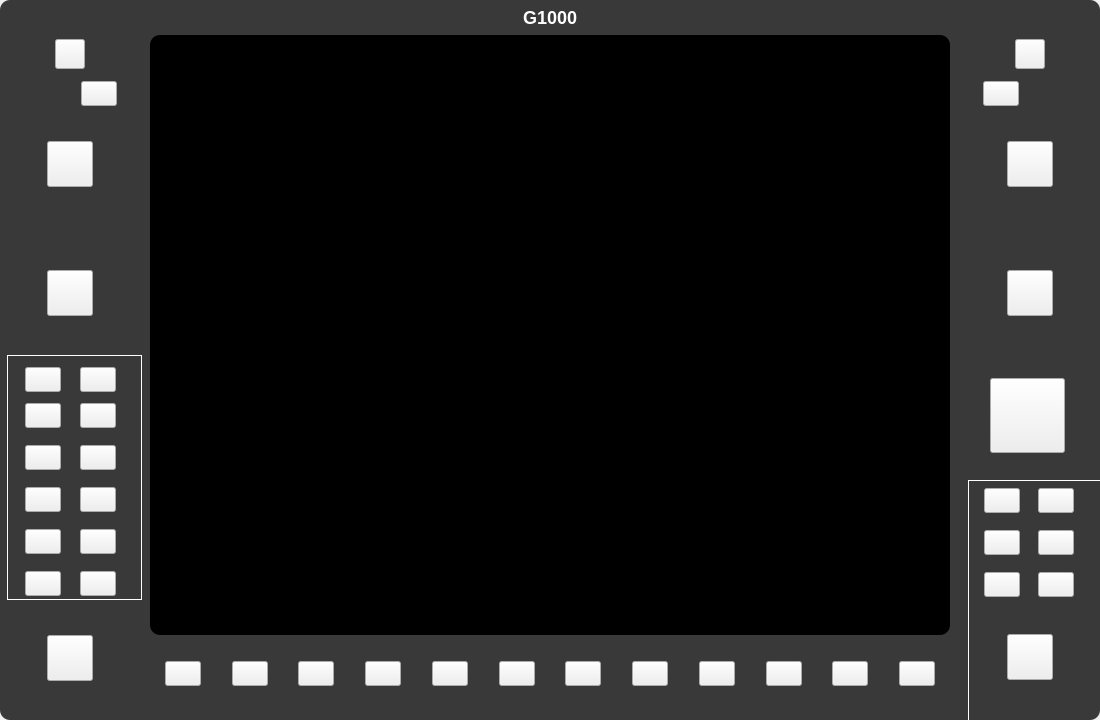
<?xml version="1.0" encoding="UTF-8"?>
<ui version="4.0">
 <class>WidgetGDU</class>
 <widget class="QWidget" name="WidgetGDU">
  <property name="geometry">
   <rect>
    <x>0</x>
    <y>0</y>
    <width>1100</width>
    <height>720</height>
   </rect>
  </property>
  <property name="windowTitle">
   <string>Form</string>
  </property>
  <property name="styleSheet">
   <string notr="true"/>
  </property>
  <property name="locale">
   <locale language="English" country="UnitedStates"/>
  </property>
  <layout class="QGridLayout" name="gridLayout">
   <property name="leftMargin">
    <number>0</number>
   </property>
   <property name="topMargin">
    <number>0</number>
   </property>
   <property name="rightMargin">
    <number>0</number>
   </property>
   <property name="bottomMargin">
    <number>0</number>
   </property>
   <item row="0" column="0">
    <widget class="QFrame" name="frame">
     <property name="styleSheet">
      <string notr="true">#frame
{
	background-color: #393939;
	border-image:url(:/gui/images/g1000/background.png);
	border-radius: 10px;
}</string>
     </property>
     <property name="frameShape">
      <enum>QFrame::StyledPanel</enum>
     </property>
     <property name="frameShadow">
      <enum>QFrame::Raised</enum>
     </property>
     <widget class="WidgetCGI" name="widgetCGI" native="true">
      <property name="geometry">
       <rect>
        <x>150</x>
        <y>35</y>
        <width>800</width>
        <height>600</height>
       </rect>
      </property>
      <property name="minimumSize">
       <size>
        <width>800</width>
        <height>600</height>
       </size>
      </property>
      <property name="maximumSize">
       <size>
        <width>800</width>
        <height>600</height>
       </size>
      </property>
      <property name="styleSheet">
       <string notr="true">#widgetCGI
{
	background-color: #000;
	border-radius: 10px;
}</string>
      </property>
     </widget>
     <widget class="QWidget" name="widgetBottom" native="true">
      <property name="geometry">
       <rect>
        <x>150</x>
        <y>635</y>
        <width>800</width>
        <height>85</height>
       </rect>
      </property>
      <property name="minimumSize">
       <size>
        <width>800</width>
        <height>0</height>
       </size>
      </property>
      <property name="maximumSize">
       <size>
        <width>800</width>
        <height>16777215</height>
       </size>
      </property>
      <property name="styleSheet">
       <string notr="true">QPushButton
{
	border-image:url(:/gui/images/g1000/btn_soft.png);
}

QPushButton:pressed
{
	border-image:url(:/gui/images/g1000/dn_btn_soft.png);
}

QLabel
{
	border-image:url(:/gui/images/g1000/line.png);
}</string>
      </property>
      <widget class="QPushButton" name="button_11">
       <property name="geometry">
        <rect>
         <x>682</x>
         <y>26</y>
         <width>36</width>
         <height>25</height>
        </rect>
       </property>
       <property name="minimumSize">
        <size>
         <width>36</width>
         <height>25</height>
        </size>
       </property>
       <property name="maximumSize">
        <size>
         <width>36</width>
         <height>25</height>
        </size>
       </property>
       <property name="styleSheet">
        <string notr="true"/>
       </property>
       <property name="text">
        <string/>
       </property>
      </widget>
      <widget class="QLabel" name="label_button_line_01">
       <property name="geometry">
        <rect>
         <x>15</x>
         <y>6</y>
         <width>36</width>
         <height>20</height>
        </rect>
       </property>
       <property name="minimumSize">
        <size>
         <width>36</width>
         <height>20</height>
        </size>
       </property>
       <property name="maximumSize">
        <size>
         <width>36</width>
         <height>20</height>
        </size>
       </property>
       <property name="text">
        <string/>
       </property>
      </widget>
      <widget class="QPushButton" name="button_10">
       <property name="geometry">
        <rect>
         <x>616</x>
         <y>26</y>
         <width>36</width>
         <height>25</height>
        </rect>
       </property>
       <property name="minimumSize">
        <size>
         <width>36</width>
         <height>25</height>
        </size>
       </property>
       <property name="maximumSize">
        <size>
         <width>36</width>
         <height>25</height>
        </size>
       </property>
       <property name="styleSheet">
        <string notr="true"/>
       </property>
       <property name="text">
        <string/>
       </property>
      </widget>
      <widget class="QPushButton" name="button_09">
       <property name="geometry">
        <rect>
         <x>549</x>
         <y>26</y>
         <width>36</width>
         <height>25</height>
        </rect>
       </property>
       <property name="minimumSize">
        <size>
         <width>36</width>
         <height>25</height>
        </size>
       </property>
       <property name="maximumSize">
        <size>
         <width>36</width>
         <height>25</height>
        </size>
       </property>
       <property name="styleSheet">
        <string notr="true"/>
       </property>
       <property name="text">
        <string/>
       </property>
      </widget>
      <widget class="QLabel" name="label_button_line_08">
       <property name="geometry">
        <rect>
         <x>482</x>
         <y>6</y>
         <width>36</width>
         <height>20</height>
        </rect>
       </property>
       <property name="minimumSize">
        <size>
         <width>36</width>
         <height>20</height>
        </size>
       </property>
       <property name="maximumSize">
        <size>
         <width>36</width>
         <height>20</height>
        </size>
       </property>
       <property name="text">
        <string/>
       </property>
      </widget>
      <widget class="QPushButton" name="button_02">
       <property name="geometry">
        <rect>
         <x>82</x>
         <y>26</y>
         <width>36</width>
         <height>25</height>
        </rect>
       </property>
       <property name="minimumSize">
        <size>
         <width>36</width>
         <height>25</height>
        </size>
       </property>
       <property name="maximumSize">
        <size>
         <width>36</width>
         <height>25</height>
        </size>
       </property>
       <property name="styleSheet">
        <string notr="true"/>
       </property>
       <property name="text">
        <string/>
       </property>
      </widget>
      <widget class="QPushButton" name="button_08">
       <property name="geometry">
        <rect>
         <x>482</x>
         <y>26</y>
         <width>36</width>
         <height>25</height>
        </rect>
       </property>
       <property name="minimumSize">
        <size>
         <width>36</width>
         <height>25</height>
        </size>
       </property>
       <property name="maximumSize">
        <size>
         <width>36</width>
         <height>25</height>
        </size>
       </property>
       <property name="styleSheet">
        <string notr="true"/>
       </property>
       <property name="text">
        <string/>
       </property>
      </widget>
      <widget class="QPushButton" name="button_04">
       <property name="geometry">
        <rect>
         <x>215</x>
         <y>26</y>
         <width>36</width>
         <height>25</height>
        </rect>
       </property>
       <property name="minimumSize">
        <size>
         <width>36</width>
         <height>25</height>
        </size>
       </property>
       <property name="maximumSize">
        <size>
         <width>36</width>
         <height>25</height>
        </size>
       </property>
       <property name="styleSheet">
        <string notr="true"/>
       </property>
       <property name="text">
        <string/>
       </property>
      </widget>
      <widget class="QPushButton" name="button_06">
       <property name="geometry">
        <rect>
         <x>349</x>
         <y>26</y>
         <width>36</width>
         <height>25</height>
        </rect>
       </property>
       <property name="minimumSize">
        <size>
         <width>36</width>
         <height>25</height>
        </size>
       </property>
       <property name="maximumSize">
        <size>
         <width>36</width>
         <height>25</height>
        </size>
       </property>
       <property name="styleSheet">
        <string notr="true"/>
       </property>
       <property name="text">
        <string/>
       </property>
      </widget>
      <widget class="QLabel" name="label_button_line_02">
       <property name="geometry">
        <rect>
         <x>82</x>
         <y>6</y>
         <width>36</width>
         <height>20</height>
        </rect>
       </property>
       <property name="minimumSize">
        <size>
         <width>36</width>
         <height>20</height>
        </size>
       </property>
       <property name="maximumSize">
        <size>
         <width>36</width>
         <height>20</height>
        </size>
       </property>
       <property name="text">
        <string/>
       </property>
      </widget>
      <widget class="QLabel" name="label_button_line_04">
       <property name="geometry">
        <rect>
         <x>215</x>
         <y>6</y>
         <width>36</width>
         <height>20</height>
        </rect>
       </property>
       <property name="minimumSize">
        <size>
         <width>36</width>
         <height>20</height>
        </size>
       </property>
       <property name="maximumSize">
        <size>
         <width>36</width>
         <height>20</height>
        </size>
       </property>
       <property name="text">
        <string/>
       </property>
      </widget>
      <widget class="QLabel" name="label_button_line_10">
       <property name="geometry">
        <rect>
         <x>616</x>
         <y>6</y>
         <width>36</width>
         <height>20</height>
        </rect>
       </property>
       <property name="minimumSize">
        <size>
         <width>36</width>
         <height>20</height>
        </size>
       </property>
       <property name="maximumSize">
        <size>
         <width>36</width>
         <height>20</height>
        </size>
       </property>
       <property name="text">
        <string/>
       </property>
      </widget>
      <widget class="QLabel" name="label_button_line_05">
       <property name="geometry">
        <rect>
         <x>282</x>
         <y>6</y>
         <width>36</width>
         <height>20</height>
        </rect>
       </property>
       <property name="minimumSize">
        <size>
         <width>36</width>
         <height>20</height>
        </size>
       </property>
       <property name="maximumSize">
        <size>
         <width>36</width>
         <height>20</height>
        </size>
       </property>
       <property name="text">
        <string/>
       </property>
      </widget>
      <widget class="QLabel" name="label_button_line_09">
       <property name="geometry">
        <rect>
         <x>549</x>
         <y>6</y>
         <width>36</width>
         <height>20</height>
        </rect>
       </property>
       <property name="minimumSize">
        <size>
         <width>36</width>
         <height>20</height>
        </size>
       </property>
       <property name="maximumSize">
        <size>
         <width>36</width>
         <height>20</height>
        </size>
       </property>
       <property name="text">
        <string/>
       </property>
      </widget>
      <widget class="QPushButton" name="button_03">
       <property name="geometry">
        <rect>
         <x>148</x>
         <y>26</y>
         <width>36</width>
         <height>25</height>
        </rect>
       </property>
       <property name="minimumSize">
        <size>
         <width>36</width>
         <height>25</height>
        </size>
       </property>
       <property name="maximumSize">
        <size>
         <width>36</width>
         <height>25</height>
        </size>
       </property>
       <property name="styleSheet">
        <string notr="true"/>
       </property>
       <property name="text">
        <string/>
       </property>
      </widget>
      <widget class="QPushButton" name="button_07">
       <property name="geometry">
        <rect>
         <x>415</x>
         <y>26</y>
         <width>36</width>
         <height>25</height>
        </rect>
       </property>
       <property name="minimumSize">
        <size>
         <width>36</width>
         <height>25</height>
        </size>
       </property>
       <property name="maximumSize">
        <size>
         <width>36</width>
         <height>25</height>
        </size>
       </property>
       <property name="styleSheet">
        <string notr="true"/>
       </property>
       <property name="text">
        <string/>
       </property>
      </widget>
      <widget class="QLabel" name="label_button_line_03">
       <property name="geometry">
        <rect>
         <x>148</x>
         <y>6</y>
         <width>36</width>
         <height>20</height>
        </rect>
       </property>
       <property name="minimumSize">
        <size>
         <width>36</width>
         <height>20</height>
        </size>
       </property>
       <property name="maximumSize">
        <size>
         <width>36</width>
         <height>20</height>
        </size>
       </property>
       <property name="text">
        <string/>
       </property>
      </widget>
      <widget class="QPushButton" name="button_01">
       <property name="geometry">
        <rect>
         <x>15</x>
         <y>26</y>
         <width>36</width>
         <height>25</height>
        </rect>
       </property>
       <property name="minimumSize">
        <size>
         <width>36</width>
         <height>25</height>
        </size>
       </property>
       <property name="maximumSize">
        <size>
         <width>36</width>
         <height>25</height>
        </size>
       </property>
       <property name="styleSheet">
        <string notr="true"/>
       </property>
       <property name="text">
        <string/>
       </property>
      </widget>
      <widget class="QLabel" name="label_button_line_11">
       <property name="geometry">
        <rect>
         <x>682</x>
         <y>6</y>
         <width>36</width>
         <height>20</height>
        </rect>
       </property>
       <property name="minimumSize">
        <size>
         <width>36</width>
         <height>20</height>
        </size>
       </property>
       <property name="maximumSize">
        <size>
         <width>36</width>
         <height>20</height>
        </size>
       </property>
       <property name="text">
        <string/>
       </property>
      </widget>
      <widget class="QLabel" name="label_button_line_07">
       <property name="geometry">
        <rect>
         <x>415</x>
         <y>6</y>
         <width>36</width>
         <height>20</height>
        </rect>
       </property>
       <property name="minimumSize">
        <size>
         <width>36</width>
         <height>20</height>
        </size>
       </property>
       <property name="maximumSize">
        <size>
         <width>36</width>
         <height>20</height>
        </size>
       </property>
       <property name="text">
        <string/>
       </property>
      </widget>
      <widget class="QLabel" name="label_button_line_06">
       <property name="geometry">
        <rect>
         <x>349</x>
         <y>6</y>
         <width>36</width>
         <height>20</height>
        </rect>
       </property>
       <property name="minimumSize">
        <size>
         <width>36</width>
         <height>20</height>
        </size>
       </property>
       <property name="maximumSize">
        <size>
         <width>36</width>
         <height>20</height>
        </size>
       </property>
       <property name="text">
        <string/>
       </property>
      </widget>
      <widget class="QPushButton" name="button_05">
       <property name="geometry">
        <rect>
         <x>282</x>
         <y>26</y>
         <width>36</width>
         <height>25</height>
        </rect>
       </property>
       <property name="minimumSize">
        <size>
         <width>36</width>
         <height>25</height>
        </size>
       </property>
       <property name="maximumSize">
        <size>
         <width>36</width>
         <height>25</height>
        </size>
       </property>
       <property name="styleSheet">
        <string notr="true"/>
       </property>
       <property name="text">
        <string/>
       </property>
      </widget>
      <widget class="QPushButton" name="button_12">
       <property name="geometry">
        <rect>
         <x>749</x>
         <y>26</y>
         <width>36</width>
         <height>25</height>
        </rect>
       </property>
       <property name="minimumSize">
        <size>
         <width>36</width>
         <height>25</height>
        </size>
       </property>
       <property name="maximumSize">
        <size>
         <width>36</width>
         <height>25</height>
        </size>
       </property>
       <property name="styleSheet">
        <string notr="true"/>
       </property>
       <property name="text">
        <string/>
       </property>
      </widget>
      <widget class="QLabel" name="label_button_line_12">
       <property name="geometry">
        <rect>
         <x>749</x>
         <y>6</y>
         <width>36</width>
         <height>20</height>
        </rect>
       </property>
       <property name="minimumSize">
        <size>
         <width>36</width>
         <height>20</height>
        </size>
       </property>
       <property name="maximumSize">
        <size>
         <width>36</width>
         <height>20</height>
        </size>
       </property>
       <property name="text">
        <string/>
       </property>
      </widget>
     </widget>
     <widget class="QWidget" name="widgetRight" native="true">
      <property name="geometry">
       <rect>
        <x>950</x>
        <y>0</y>
        <width>150</width>
        <height>720</height>
       </rect>
      </property>
      <property name="styleSheet">
       <string notr="true"/>
      </property>
      <widget class="QFrame" name="frameFMS">
       <property name="geometry">
        <rect>
         <x>18</x>
         <y>480</y>
         <width>132</width>
         <height>240</height>
        </rect>
       </property>
       <property name="styleSheet">
        <string notr="true">#frameFMS
{
	border-top: 1px solid #fff; 
	border-left: 1px solid #fff; 
}
</string>
       </property>
       <property name="frameShape">
        <enum>QFrame::Box</enum>
       </property>
       <property name="frameShadow">
        <enum>QFrame::Raised</enum>
       </property>
       <widget class="QPushButton" name="buttonKnob_FMS">
        <property name="geometry">
         <rect>
          <x>39</x>
          <y>154</y>
          <width>46</width>
          <height>46</height>
         </rect>
        </property>
        <property name="minimumSize">
         <size>
          <width>46</width>
          <height>46</height>
         </size>
        </property>
        <property name="maximumSize">
         <size>
          <width>46</width>
          <height>46</height>
         </size>
        </property>
        <property name="styleSheet">
         <string notr="true">QPushButton
{
	border-image:url(:/gui/images/g1000/knob_dual.png);
}</string>
        </property>
        <property name="text">
         <string/>
        </property>
       </widget>
       <widget class="QPushButton" name="button_DEST">
        <property name="geometry">
         <rect>
          <x>16</x>
          <y>8</y>
          <width>36</width>
          <height>25</height>
         </rect>
        </property>
        <property name="minimumSize">
         <size>
          <width>36</width>
          <height>25</height>
         </size>
        </property>
        <property name="maximumSize">
         <size>
          <width>36</width>
          <height>25</height>
         </size>
        </property>
        <property name="styleSheet">
         <string notr="true">QPushButton
{
	border-image:url(:/gui/images/g1000/btn_dest.png);
}

QPushButton:pressed
{
	border-image:url(:/gui/images/g1000/dn_btn_dest.png);
}</string>
        </property>
        <property name="text">
         <string/>
        </property>
       </widget>
       <widget class="QPushButton" name="button_MENU">
        <property name="geometry">
         <rect>
          <x>70</x>
          <y>8</y>
          <width>36</width>
          <height>25</height>
         </rect>
        </property>
        <property name="minimumSize">
         <size>
          <width>36</width>
          <height>25</height>
         </size>
        </property>
        <property name="maximumSize">
         <size>
          <width>36</width>
          <height>25</height>
         </size>
        </property>
        <property name="styleSheet">
         <string notr="true">QPushButton
{
	border-image:url(:/gui/images/g1000/btn_menu.png);
}

QPushButton:pressed
{
	border-image:url(:/gui/images/g1000/dn_btn_menu.png);
}</string>
        </property>
        <property name="text">
         <string/>
        </property>
       </widget>
       <widget class="QPushButton" name="button_FPL">
        <property name="geometry">
         <rect>
          <x>16</x>
          <y>50</y>
          <width>36</width>
          <height>25</height>
         </rect>
        </property>
        <property name="minimumSize">
         <size>
          <width>36</width>
          <height>25</height>
         </size>
        </property>
        <property name="maximumSize">
         <size>
          <width>36</width>
          <height>25</height>
         </size>
        </property>
        <property name="styleSheet">
         <string notr="true">QPushButton
{
	border-image:url(:/gui/images/g1000/btn_fpl.png);
}

QPushButton:pressed
{
	border-image:url(:/gui/images/g1000/dn_btn_fpl.png);
}</string>
        </property>
        <property name="text">
         <string/>
        </property>
       </widget>
       <widget class="QPushButton" name="button_CLR">
        <property name="geometry">
         <rect>
          <x>16</x>
          <y>92</y>
          <width>36</width>
          <height>25</height>
         </rect>
        </property>
        <property name="minimumSize">
         <size>
          <width>36</width>
          <height>25</height>
         </size>
        </property>
        <property name="maximumSize">
         <size>
          <width>36</width>
          <height>25</height>
         </size>
        </property>
        <property name="styleSheet">
         <string notr="true">QPushButton
{
	border-image:url(:/gui/images/g1000/btn_clr.png);
}

QPushButton:pressed
{
	border-image:url(:/gui/images/g1000/dn_btn_clr.png);
}</string>
        </property>
        <property name="text">
         <string/>
        </property>
       </widget>
       <widget class="QPushButton" name="button_PROC">
        <property name="geometry">
         <rect>
          <x>70</x>
          <y>50</y>
          <width>36</width>
          <height>25</height>
         </rect>
        </property>
        <property name="minimumSize">
         <size>
          <width>36</width>
          <height>25</height>
         </size>
        </property>
        <property name="maximumSize">
         <size>
          <width>36</width>
          <height>25</height>
         </size>
        </property>
        <property name="styleSheet">
         <string notr="true">QPushButton
{
	border-image:url(:/gui/images/g1000/btn_proc.png);
}

QPushButton:pressed
{
	border-image:url(:/gui/images/g1000/dn_btn_proc.png);
}</string>
        </property>
        <property name="text">
         <string/>
        </property>
       </widget>
       <widget class="QPushButton" name="button_ENT">
        <property name="geometry">
         <rect>
          <x>70</x>
          <y>92</y>
          <width>36</width>
          <height>25</height>
         </rect>
        </property>
        <property name="minimumSize">
         <size>
          <width>36</width>
          <height>25</height>
         </size>
        </property>
        <property name="maximumSize">
         <size>
          <width>36</width>
          <height>25</height>
         </size>
        </property>
        <property name="styleSheet">
         <string notr="true">QPushButton
{
	border-image:url(:/gui/images/g1000/btn_ent.png);
}

QPushButton:pressed
{
	border-image:url(:/gui/images/g1000/dn_btn_ent.png);
}</string>
        </property>
        <property name="text">
         <string/>
        </property>
       </widget>
      </widget>
      <widget class="QPushButton" name="buttonKnob_RANGE">
       <property name="geometry">
        <rect>
         <x>40</x>
         <y>378</y>
         <width>75</width>
         <height>75</height>
        </rect>
       </property>
       <property name="minimumSize">
        <size>
         <width>75</width>
         <height>75</height>
        </size>
       </property>
       <property name="maximumSize">
        <size>
         <width>75</width>
         <height>75</height>
        </size>
       </property>
       <property name="styleSheet">
        <string notr="true">QPushButton
{
	border-image:url(:/gui/images/g1000/knob_pan.png);
}</string>
       </property>
       <property name="text">
        <string/>
       </property>
      </widget>
      <widget class="QPushButton" name="buttonKnob_CRS">
       <property name="geometry">
        <rect>
         <x>57</x>
         <y>270</y>
         <width>46</width>
         <height>46</height>
        </rect>
       </property>
       <property name="minimumSize">
        <size>
         <width>46</width>
         <height>46</height>
        </size>
       </property>
       <property name="maximumSize">
        <size>
         <width>46</width>
         <height>46</height>
        </size>
       </property>
       <property name="styleSheet">
        <string notr="true">QPushButton
{
	border-image:url(:/gui/images/g1000/knob_crs.png);
}</string>
       </property>
       <property name="text">
        <string/>
       </property>
      </widget>
      <widget class="QPushButton" name="buttonKnob_COM_ID">
       <property name="geometry">
        <rect>
         <x>65</x>
         <y>39</y>
         <width>30</width>
         <height>30</height>
        </rect>
       </property>
       <property name="minimumSize">
        <size>
         <width>30</width>
         <height>30</height>
        </size>
       </property>
       <property name="maximumSize">
        <size>
         <width>30</width>
         <height>30</height>
        </size>
       </property>
       <property name="styleSheet">
        <string notr="true">QPushButton
{
	border-image:url(:/gui/images/g1000/knob.png);
}

QPushButton:pressed
{
	border-image:url(:/gui/images/g1000/knob_pressed.png);
}</string>
       </property>
       <property name="text">
        <string/>
       </property>
      </widget>
      <widget class="QPushButton" name="buttonKnob_COM">
       <property name="geometry">
        <rect>
         <x>57</x>
         <y>141</y>
         <width>46</width>
         <height>46</height>
        </rect>
       </property>
       <property name="minimumSize">
        <size>
         <width>46</width>
         <height>46</height>
        </size>
       </property>
       <property name="maximumSize">
        <size>
         <width>46</width>
         <height>46</height>
        </size>
       </property>
       <property name="styleSheet">
        <string notr="true">QPushButton
{
	border-image:url(:/gui/images/g1000/knob_dual.png);
}</string>
       </property>
       <property name="text">
        <string/>
       </property>
      </widget>
      <widget class="QPushButton" name="buttonSwitch_COM">
       <property name="geometry">
        <rect>
         <x>33</x>
         <y>81</y>
         <width>36</width>
         <height>25</height>
        </rect>
       </property>
       <property name="minimumSize">
        <size>
         <width>36</width>
         <height>25</height>
        </size>
       </property>
       <property name="maximumSize">
        <size>
         <width>36</width>
         <height>25</height>
        </size>
       </property>
       <property name="styleSheet">
        <string notr="true">QPushButton
{
	border-image:url(:/gui/images/g1000/btn_switch.png);
}

QPushButton:pressed
{
	border-image:url(:/gui/images/g1000/dn_btn_switch.png);
}</string>
       </property>
       <property name="text">
        <string/>
       </property>
      </widget>
     </widget>
     <widget class="QWidget" name="widgetLeft" native="true">
      <property name="geometry">
       <rect>
        <x>0</x>
        <y>0</y>
        <width>150</width>
        <height>720</height>
       </rect>
      </property>
      <property name="styleSheet">
       <string notr="true"/>
      </property>
      <widget class="QPushButton" name="buttonKnob_ALT">
       <property name="geometry">
        <rect>
         <x>47</x>
         <y>635</y>
         <width>46</width>
         <height>46</height>
        </rect>
       </property>
       <property name="minimumSize">
        <size>
         <width>46</width>
         <height>46</height>
        </size>
       </property>
       <property name="maximumSize">
        <size>
         <width>46</width>
         <height>46</height>
        </size>
       </property>
       <property name="styleSheet">
        <string notr="true">QPushButton
{
	border-image:url(:/gui/images/g1000/knob_dual.png);
}</string>
       </property>
       <property name="text">
        <string/>
       </property>
      </widget>
      <widget class="QPushButton" name="buttonKnob_NAV_ID">
       <property name="geometry">
        <rect>
         <x>55</x>
         <y>39</y>
         <width>30</width>
         <height>30</height>
        </rect>
       </property>
       <property name="minimumSize">
        <size>
         <width>30</width>
         <height>30</height>
        </size>
       </property>
       <property name="maximumSize">
        <size>
         <width>30</width>
         <height>30</height>
        </size>
       </property>
       <property name="styleSheet">
        <string notr="true">QPushButton
{
	border-image:url(:/gui/images/g1000/knob.png);
}

QPushButton:pressed
{
	border-image:url(:/gui/images/g1000/knob_pressed.png);
}</string>
       </property>
       <property name="text">
        <string/>
       </property>
      </widget>
      <widget class="QPushButton" name="buttonKnob_HDG">
       <property name="geometry">
        <rect>
         <x>47</x>
         <y>270</y>
         <width>46</width>
         <height>46</height>
        </rect>
       </property>
       <property name="minimumSize">
        <size>
         <width>46</width>
         <height>46</height>
        </size>
       </property>
       <property name="maximumSize">
        <size>
         <width>46</width>
         <height>46</height>
        </size>
       </property>
       <property name="styleSheet">
        <string notr="true">QPushButton
{
	border-image:url(:/gui/images/g1000/knob_hdg.png);
}</string>
       </property>
       <property name="text">
        <string/>
       </property>
      </widget>
      <widget class="QFrame" name="frameAP">
       <property name="geometry">
        <rect>
         <x>7</x>
         <y>355</y>
         <width>135</width>
         <height>245</height>
        </rect>
       </property>
       <property name="styleSheet">
        <string notr="true">#frameAP
{
	border: 1px solid #fff; 
}</string>
       </property>
       <property name="frameShape">
        <enum>QFrame::NoFrame</enum>
       </property>
       <property name="frameShadow">
        <enum>QFrame::Plain</enum>
       </property>
       <property name="lineWidth">
        <number>2</number>
       </property>
       <widget class="QPushButton" name="button_FD">
        <property name="geometry">
         <rect>
          <x>73</x>
          <y>12</y>
          <width>36</width>
          <height>25</height>
         </rect>
        </property>
        <property name="minimumSize">
         <size>
          <width>36</width>
          <height>25</height>
         </size>
        </property>
        <property name="maximumSize">
         <size>
          <width>36</width>
          <height>25</height>
         </size>
        </property>
        <property name="styleSheet">
         <string notr="true">QPushButton
{
	border-image:url(:/gui/images/g1000/btn_fd.png);
}

QPushButton:pressed
{
	border-image:url(:/gui/images/g1000/dn_btn_fd.png);
}</string>
        </property>
        <property name="text">
         <string/>
        </property>
       </widget>
       <widget class="QPushButton" name="button_NAV">
        <property name="geometry">
         <rect>
          <x>18</x>
          <y>90</y>
          <width>36</width>
          <height>25</height>
         </rect>
        </property>
        <property name="minimumSize">
         <size>
          <width>36</width>
          <height>25</height>
         </size>
        </property>
        <property name="maximumSize">
         <size>
          <width>36</width>
          <height>25</height>
         </size>
        </property>
        <property name="styleSheet">
         <string notr="true">QPushButton
{
	border-image:url(:/gui/images/g1000/btn_nav.png);
}

QPushButton:pressed
{
	border-image:url(:/gui/images/g1000/dn_btn_nav.png);
}</string>
        </property>
        <property name="text">
         <string/>
        </property>
       </widget>
       <widget class="QPushButton" name="button_DN">
        <property name="geometry">
         <rect>
          <x>73</x>
          <y>216</y>
          <width>36</width>
          <height>25</height>
         </rect>
        </property>
        <property name="minimumSize">
         <size>
          <width>36</width>
          <height>25</height>
         </size>
        </property>
        <property name="maximumSize">
         <size>
          <width>36</width>
          <height>25</height>
         </size>
        </property>
        <property name="styleSheet">
         <string notr="true">QPushButton
{
	border-image:url(:/gui/images/g1000/btn_dn.png);
}

QPushButton:pressed
{
	border-image:url(:/gui/images/g1000/dn_btn_dn.png);
}</string>
        </property>
        <property name="text">
         <string/>
        </property>
       </widget>
       <widget class="QPushButton" name="button_VS">
        <property name="geometry">
         <rect>
          <x>18</x>
          <y>174</y>
          <width>36</width>
          <height>25</height>
         </rect>
        </property>
        <property name="minimumSize">
         <size>
          <width>36</width>
          <height>25</height>
         </size>
        </property>
        <property name="maximumSize">
         <size>
          <width>36</width>
          <height>25</height>
         </size>
        </property>
        <property name="styleSheet">
         <string notr="true">QPushButton
{
	border-image:url(:/gui/images/g1000/btn_vs.png);
}

QPushButton:pressed
{
	border-image:url(:/gui/images/g1000/dn_btn_vs.png);
}</string>
        </property>
        <property name="text">
         <string/>
        </property>
       </widget>
       <widget class="QPushButton" name="button_APR">
        <property name="geometry">
         <rect>
          <x>18</x>
          <y>132</y>
          <width>36</width>
          <height>25</height>
         </rect>
        </property>
        <property name="minimumSize">
         <size>
          <width>36</width>
          <height>25</height>
         </size>
        </property>
        <property name="maximumSize">
         <size>
          <width>36</width>
          <height>25</height>
         </size>
        </property>
        <property name="styleSheet">
         <string notr="true">QPushButton
{
	border-image:url(:/gui/images/g1000/btn_apr.png);
}

QPushButton:pressed
{
	border-image:url(:/gui/images/g1000/dn_btn_apr.png);
}</string>
        </property>
        <property name="text">
         <string/>
        </property>
       </widget>
       <widget class="QPushButton" name="button_UP">
        <property name="geometry">
         <rect>
          <x>73</x>
          <y>174</y>
          <width>36</width>
          <height>25</height>
         </rect>
        </property>
        <property name="minimumSize">
         <size>
          <width>36</width>
          <height>25</height>
         </size>
        </property>
        <property name="maximumSize">
         <size>
          <width>36</width>
          <height>25</height>
         </size>
        </property>
        <property name="styleSheet">
         <string notr="true">QPushButton
{
	border-image:url(:/gui/images/g1000/btn_up.png);
}

QPushButton:pressed
{
	border-image:url(:/gui/images/g1000/dn_btn_up.png);
}</string>
        </property>
        <property name="text">
         <string/>
        </property>
       </widget>
       <widget class="QPushButton" name="button_VNV">
        <property name="geometry">
         <rect>
          <x>73</x>
          <y>90</y>
          <width>36</width>
          <height>25</height>
         </rect>
        </property>
        <property name="minimumSize">
         <size>
          <width>36</width>
          <height>25</height>
         </size>
        </property>
        <property name="maximumSize">
         <size>
          <width>36</width>
          <height>25</height>
         </size>
        </property>
        <property name="styleSheet">
         <string notr="true">QPushButton
{
	border-image:url(:/gui/images/g1000/btn_vnv.png);
}

QPushButton:pressed
{
	border-image:url(:/gui/images/g1000/dn_btn_vnv.png);
}</string>
        </property>
        <property name="text">
         <string/>
        </property>
       </widget>
       <widget class="QPushButton" name="button_ALT">
        <property name="geometry">
         <rect>
          <x>73</x>
          <y>48</y>
          <width>36</width>
          <height>25</height>
         </rect>
        </property>
        <property name="minimumSize">
         <size>
          <width>36</width>
          <height>25</height>
         </size>
        </property>
        <property name="maximumSize">
         <size>
          <width>36</width>
          <height>25</height>
         </size>
        </property>
        <property name="styleSheet">
         <string notr="true">QPushButton
{
	border-image:url(:/gui/images/g1000/btn_alt.png);
}

QPushButton:pressed
{
	border-image:url(:/gui/images/g1000/dn_btn_alt.png);
}</string>
        </property>
        <property name="text">
         <string/>
        </property>
       </widget>
       <widget class="QPushButton" name="button_HDG">
        <property name="geometry">
         <rect>
          <x>18</x>
          <y>48</y>
          <width>36</width>
          <height>25</height>
         </rect>
        </property>
        <property name="minimumSize">
         <size>
          <width>36</width>
          <height>25</height>
         </size>
        </property>
        <property name="maximumSize">
         <size>
          <width>36</width>
          <height>25</height>
         </size>
        </property>
        <property name="styleSheet">
         <string notr="true">QPushButton
{
	border-image:url(:/gui/images/g1000/btn_hdg.png);
}

QPushButton:pressed
{
	border-image:url(:/gui/images/g1000/dn_btn_hdg.png);
}</string>
        </property>
        <property name="text">
         <string/>
        </property>
       </widget>
       <widget class="QPushButton" name="button_BC">
        <property name="geometry">
         <rect>
          <x>73</x>
          <y>132</y>
          <width>36</width>
          <height>25</height>
         </rect>
        </property>
        <property name="minimumSize">
         <size>
          <width>36</width>
          <height>25</height>
         </size>
        </property>
        <property name="maximumSize">
         <size>
          <width>36</width>
          <height>25</height>
         </size>
        </property>
        <property name="styleSheet">
         <string notr="true">QPushButton
{
	border-image:url(:/gui/images/g1000/btn_bc.png);
}

QPushButton:pressed
{
	border-image:url(:/gui/images/g1000/dn_btn_bc.png);
}</string>
        </property>
        <property name="text">
         <string/>
        </property>
       </widget>
       <widget class="QPushButton" name="button_FLC">
        <property name="geometry">
         <rect>
          <x>18</x>
          <y>216</y>
          <width>36</width>
          <height>25</height>
         </rect>
        </property>
        <property name="minimumSize">
         <size>
          <width>36</width>
          <height>25</height>
         </size>
        </property>
        <property name="maximumSize">
         <size>
          <width>36</width>
          <height>25</height>
         </size>
        </property>
        <property name="styleSheet">
         <string notr="true">QPushButton
{
	border-image:url(:/gui/images/g1000/btn_flc.png);
}

QPushButton:pressed
{
	border-image:url(:/gui/images/g1000/dn_btn_flc.png);
}</string>
        </property>
        <property name="text">
         <string/>
        </property>
       </widget>
       <widget class="QPushButton" name="button_AP">
        <property name="geometry">
         <rect>
          <x>18</x>
          <y>12</y>
          <width>36</width>
          <height>25</height>
         </rect>
        </property>
        <property name="minimumSize">
         <size>
          <width>36</width>
          <height>25</height>
         </size>
        </property>
        <property name="maximumSize">
         <size>
          <width>36</width>
          <height>25</height>
         </size>
        </property>
        <property name="styleSheet">
         <string notr="true">QPushButton
{
	border-image:url(:/gui/images/g1000/btn_ap.png);
}

QPushButton:pressed
{
	border-image:url(:/gui/images/g1000/dn_btn_ap.png);
}</string>
        </property>
        <property name="text">
         <string/>
        </property>
       </widget>
      </widget>
      <widget class="QPushButton" name="buttonSwitch_NAV">
       <property name="geometry">
        <rect>
         <x>81</x>
         <y>81</y>
         <width>36</width>
         <height>25</height>
        </rect>
       </property>
       <property name="minimumSize">
        <size>
         <width>36</width>
         <height>25</height>
        </size>
       </property>
       <property name="maximumSize">
        <size>
         <width>36</width>
         <height>25</height>
        </size>
       </property>
       <property name="styleSheet">
        <string notr="true">QPushButton
{
	border-image:url(:/gui/images/g1000/btn_switch.png);
}

QPushButton:pressed
{
	border-image:url(:/gui/images/g1000/dn_btn_switch.png);
}</string>
       </property>
       <property name="text">
        <string/>
       </property>
      </widget>
      <widget class="QPushButton" name="buttonKnob_NAV">
       <property name="geometry">
        <rect>
         <x>47</x>
         <y>141</y>
         <width>46</width>
         <height>46</height>
        </rect>
       </property>
       <property name="minimumSize">
        <size>
         <width>46</width>
         <height>46</height>
        </size>
       </property>
       <property name="maximumSize">
        <size>
         <width>46</width>
         <height>46</height>
        </size>
       </property>
       <property name="styleSheet">
        <string notr="true">QPushButton
{
	border-image:url(:/gui/images/g1000/knob_dual.png);
}</string>
       </property>
       <property name="text">
        <string/>
       </property>
      </widget>
     </widget>
     <widget class="QLabel" name="labelG1000">
      <property name="geometry">
       <rect>
        <x>150</x>
        <y>0</y>
        <width>800</width>
        <height>35</height>
       </rect>
      </property>
      <property name="styleSheet">
       <string notr="true">QLabel
{
	color: #fff;
	font-weight: bold;
	font-size: 18px;
}</string>
      </property>
      <property name="text">
       <string>G1000</string>
      </property>
      <property name="alignment">
       <set>Qt::AlignCenter</set>
      </property>
     </widget>
    </widget>
   </item>
  </layout>
 </widget>
 <customwidgets>
  <customwidget>
   <class>WidgetCGI</class>
   <extends>QWidget</extends>
   <header>gui/WidgetCGI.h</header>
   <container>1</container>
  </customwidget>
 </customwidgets>
 <tabstops>
  <tabstop>buttonKnob_NAV_ID</tabstop>
  <tabstop>buttonSwitch_NAV</tabstop>
  <tabstop>buttonKnob_NAV</tabstop>
  <tabstop>buttonKnob_HDG</tabstop>
  <tabstop>button_AP</tabstop>
  <tabstop>button_FD</tabstop>
  <tabstop>button_HDG</tabstop>
  <tabstop>button_ALT</tabstop>
  <tabstop>button_NAV</tabstop>
  <tabstop>button_VNV</tabstop>
  <tabstop>button_APR</tabstop>
  <tabstop>button_BC</tabstop>
  <tabstop>button_VS</tabstop>
  <tabstop>button_UP</tabstop>
  <tabstop>button_FLC</tabstop>
  <tabstop>button_DN</tabstop>
  <tabstop>buttonKnob_ALT</tabstop>
  <tabstop>buttonKnob_COM_ID</tabstop>
  <tabstop>buttonSwitch_COM</tabstop>
  <tabstop>buttonKnob_COM</tabstop>
  <tabstop>buttonKnob_CRS</tabstop>
  <tabstop>buttonKnob_FMS</tabstop>
 </tabstops>
 <resources/>
 <connections/>
</ui>
